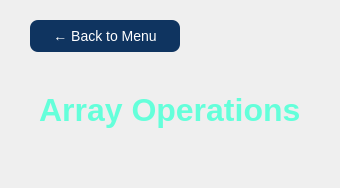
     <widget class="QWidget" name="sortingPage">
      <property name="styleSheet">
       <string notr="true">QWidget#sortingPage {
    background-color: #1a1a2e;
    }</string>
      </property>
      <layout class="QVBoxLayout" name="sortingPageLayout">
       <property name="spacing">
        <number>20</number>
       </property>
       <property name="leftMargin">
        <number>30</number>
       </property>
       <property name="topMargin">
        <number>20</number>
       </property>
       <property name="rightMargin">
        <number>30</number>
       </property>
       <property name="bottomMargin">
        <number>20</number>
       </property>
       <item>
        <widget class="QPushButton" name="backButtonSorting">
         <property name="text">
          <string>← Back to Menu</string>
         </property>
         <property name="maximumSize">
          <size>
           <width>150</width>
           <height>40</height>
          </size>
         </property>
         <property name="styleSheet">
          <string notr="true">QPushButton {
    background-color: #0f3460;
    color: white;
    border: none;
    border-radius: 8px;
    font-size: 14px;
    padding: 8px 15px;
}

QPushButton:hover {
    background-color: #1a5fb4;
}</string>
         </property>
        </widget>
       </item>
       <item>
        <widget class="QLabel" name="sortingPageTitle">
         <property name="text">
          <string>Array Operations</string>
         </property>
         <property name="styleSheet">
          <string notr="true">color: #64ffda;
font-size: 32px;
font-weight: bold;
padding: 20px 0;</string>
         </property>
        </widget>
       </item>
       <item>
        <widget class="QWidget" name="sortingContentContainer" native="true">
         <property name="styleSheet">
          <string notr="true">QWidget#sortingContentContainer {
    background-color: transparent;
}</string>
         </property>
         <layout class="QVBoxLayout" name="sortingContentLayout">
          <property name="spacing">
           <number>0</number>
          </property>
          <property name="leftMargin">
           <number>0</number>
          </property>
          <property name="topMargin">
           <number>0</number>
          </property>
          <property name="rightMargin">
           <number>0</number>
          </property>
          <property name="bottomMargin">
           <number>0</number>
          </property>
         </layout>
        </widget>
       </item>
      </layout>
     </widget>
